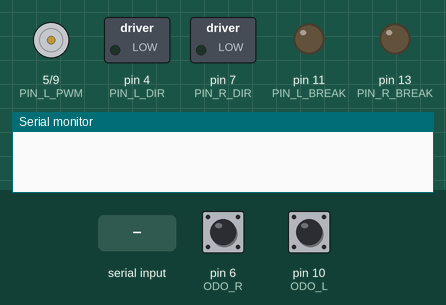
Bench run of a sketch on a simulated Arduino Uno, built with avr-gcc and run on an emulated ATmega328P. On the bench: motor-driver pin pairs drawn as motors (green arrow = first pin HIGH = forward, orange = second pin HIGH = backward, longer = more drive), switched loads named in the sketch (green lamp = pin HIGH), output pins drawn as LEDs (lit = HIGH), the last lines printed to the serial monitor. The test bench sets the inputs (shaded band); at power-on: pin 6 (ODO_R) HIGH, pin 10 (ODO_L) HIGH.

Above: at 0.1 s.
At 1.2 s:
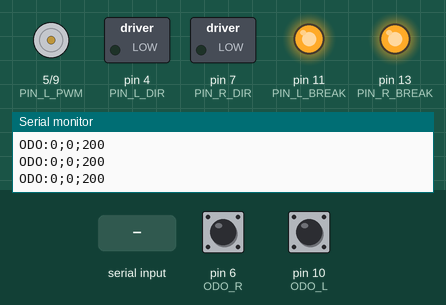
1.3 s: "CMD:;45\n" received over Serial
At 1.6 s:
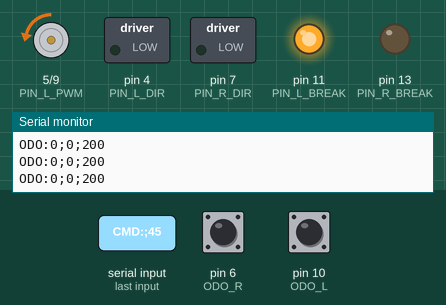
Timing chart, 0 to 4.3 s (numbered marks = the images above; inputs shaded):
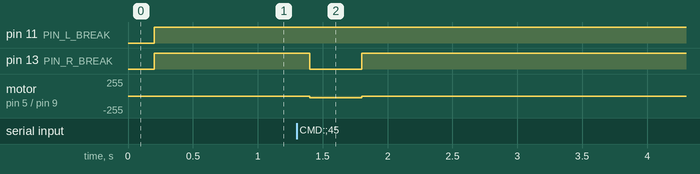

Measured:
- after the input at 1.3 s, pin 13 (PIN_R_BREAK): HIGH → LOW after 0.10 s, → HIGH 0.40 s later; motor on pin 5 (PIN_L_PWM) / pin 9 (PIN_R_PWM): stopped → backward 28/255 after 0.10 s, → stopped 0.40 s later

The sketch:

odometry_new.ino
```cpp
#include <PinChangeInterrupt.h>

// --- PINOS MOTORES ---
#define PIN_L_DIR   4
#define PIN_L_PWM   5
#define PIN_L_BREAK 11
#define PIN_R_DIR   7
#define PIN_R_PWM   9
#define PIN_R_BREAK 13

// --- PINOS ODOMETRIA ---
#define ODO_L   10  // canal B esquerda (direção)
#define ODO_R   6   // canal B direita  (direção)
#define ODO_A_L 2   // canal A esquerda (contagem)
#define ODO_A_R 3   // canal A direita  (contagem)

// --- PARÂMETROS FÍSICOS (CALIBRADOS) ---
// 12.95 pulsos mecânicos por revolução; quadratura 4x → 51.8 pulsos efetivos.
// METROS_POR_PULSO usado no controlador interno de velocidade (Arduino).
const float METROS_POR_PULSO = 0.165 * 3.14159 / (12.95 * 4.0);

// --- POTÊNCIA ---
const int MAX_PWM = 28;
const int MIN_PWM = 13;

// --- TRIM — ajuste para andar em linha reta ---
// Robô deriva ESQUERDA → TRIM_ESQ > 0 (mais PWM no motor esquerdo)
// Robô deriva DIREITA  → TRIM_ESQ < 0 ou TRIM_DIR > 0
// Passo de ajuste sugerido: 0.02 por vez
const float TRIM_ESQ = 0.07;
const float TRIM_DIR = 0.0;

// --- ODOMETRIA ---
volatile long pulsosEsq = 0;
volatile long pulsosDir = 0;
long pulsosEsqAnt = 0;
long pulsosDirAnt = 0;
unsigned long tempoAnterior = 0;

// --- CONTROLE DE VELOCIDADE (controlador I) ---
const float KP     = 4.0;
const unsigned long CTRL_INTERVAL_MS = 200;

float velEsq   = 0.0;
float velDir   = 0.0;
float pwmEsq   = 0.0;
float pwmDir   = 0.0;

// --- COMANDOS ROS ---
float setPointEsq = 0.0;
float setPointDir = 0.0;
unsigned long lastCmdTime = 0;
const unsigned long CMD_TIMEOUT_MS = 500;

void setup() {
  Serial.begin(115200);

  pinMode(PIN_L_DIR,   OUTPUT);
  pinMode(PIN_R_DIR,   OUTPUT);
  pinMode(PIN_L_BREAK, OUTPUT);
  pinMode(PIN_R_BREAK, OUTPUT);

  pinMode(ODO_L,   INPUT_PULLUP);
  pinMode(ODO_R,   INPUT_PULLUP);
  pinMode(ODO_A_L, INPUT_PULLUP);
  pinMode(ODO_A_R, INPUT_PULLUP);

  // Quadratura 4x: CHANGE em canal A e canal B de cada encoder.
  attachPinChangeInterrupt(digitalPinToPCINT(ODO_A_L), countEsqA, CHANGE);
  attachPinChangeInterrupt(digitalPinToPCINT(ODO_L),   countEsqB, CHANGE);
  attachPinChangeInterrupt(digitalPinToPCINT(ODO_A_R), countDirA, CHANGE);
  attachPinChangeInterrupt(digitalPinToPCINT(ODO_R),   countDirB, CHANGE);
}

void loop() {
  // --- LEITURA SERIAL (ROS → Arduino) ---
  while (Serial.available() > 0) {
    String input = Serial.readStringUntil('\n');
    if (input.startsWith("CMD:")) {
      int sep = input.indexOf(';', 4);
      if (sep != -1) {
        setPointEsq = input.substring(4, sep).toFloat();
        setPointDir = input.substring(sep + 1).toFloat();
        lastCmdTime = millis();
        if (abs(setPointEsq) < 0.001 && abs(setPointDir) < 0.001) {
          pwmEsq = 0.0;
          pwmDir = 0.0;
          moveMotor(0, 0);
        }
      }
    }
  }

  // --- WATCHDOG: para se ROS parar de enviar ---
  if (millis() - lastCmdTime >= CMD_TIMEOUT_MS) {
    setPointEsq = 0.0;
    setPointDir = 0.0;
    pwmEsq      = 0.0;
    pwmDir      = 0.0;
  }

  // --- CICLO DE CONTROLE + ODOMETRIA ---
  unsigned long agora  = millis();
  unsigned long dt_ms  = agora - tempoAnterior;

  if (dt_ms >= CTRL_INTERVAL_MS) {
    float dt_s = dt_ms * 0.001f;

    noInterrupts();
    long pEsq = pulsosEsq;
    long pDir = pulsosDir;
    interrupts();

    long dEsq = pEsq - pulsosEsqAnt;
    long dDir = pDir - pulsosDirAnt;
    pulsosEsqAnt = pEsq;
    pulsosDirAnt = pDir;

    // Velocidade medida (esquerda negada: encoder conta invertido)
    velEsq = -(dEsq * METROS_POR_PULSO) / dt_s;
    velDir =  (dDir * METROS_POR_PULSO) / dt_s;

    if (abs(setPointEsq) < 0.001) {
      pwmEsq = 0.0;
    } else {
      pwmEsq += (setPointEsq - velEsq) * KP;
      pwmEsq  = constrain(pwmEsq, -100.0, 100.0);
    }

    if (abs(setPointDir) < 0.001) {
      pwmDir = 0.0;
    } else {
      pwmDir += (setPointDir - velDir) * KP;
      pwmDir  = constrain(pwmDir, -100.0, 100.0);
    }

    Serial.print("ODO:");
    Serial.print(pEsq); Serial.print(";");
    Serial.print(pDir); Serial.print(";");
    Serial.println(dt_ms);

    moveMotor((int)pwmDir, (int)pwmEsq);
    tempoAnterior = agora;
  }
}

void moveMotor(int velD, int velE) {
  if (abs(velE) < 5) velE = 0;
  if (abs(velD) < 5) velD = 0;

  int magE = constrain((int)(abs(velE) * (1.0 + TRIM_ESQ)), 0, 100);
  int magD = constrain((int)(abs(velD) * (1.0 + TRIM_DIR)), 0, 100);

  if (magE != 0) {
    int pwmE = map(magE, 5, 100, MIN_PWM, MAX_PWM);
    digitalWrite(PIN_L_BREAK, LOW);
    digitalWrite(PIN_L_DIR,   velE > 0);
    analogWrite(PIN_L_PWM, pwmE);
  } else {
    digitalWrite(PIN_L_BREAK, HIGH);
    analogWrite(PIN_L_PWM, 0);
  }

  if (magD != 0) {
    int pwmD = map(magD, 5, 100, MIN_PWM, MAX_PWM);
    digitalWrite(PIN_R_BREAK, LOW);
    digitalWrite(PIN_R_DIR,   velD < 0);
    analogWrite(PIN_R_PWM, pwmD);
  } else {
    digitalWrite(PIN_R_BREAK, HIGH);
    analogWrite(PIN_R_PWM, 0);
  }
}

// --- QUADRATURA 4x: canal A e canal B como interrupção (CHANGE) ---
// Lógica derivada de odometrypulse-malha: ODO_L/ODO_R definem direção.
// countEsqA/countDirA: acionadas por qualquer borda do canal A.
// countEsqB/countDirB: acionadas por qualquer borda do canal B.

void countEsqA() {
  bool a = digitalRead(ODO_A_L);
  bool b = digitalRead(ODO_L);
  if (a ^ b) pulsosEsq++; else pulsosEsq--;
}

void countEsqB() {
  bool a = digitalRead(ODO_A_L);
  bool b = digitalRead(ODO_L);
  if (a == b) pulsosEsq++; else pulsosEsq--;
}

void countDirA() {
  bool a = digitalRead(ODO_A_R);
  bool b = digitalRead(ODO_R);
  if (a ^ b) pulsosDir++; else pulsosDir--;
}

void countDirB() {
  bool a = digitalRead(ODO_A_R);
  bool b = digitalRead(ODO_R);
  if (a == b) pulsosDir++; else pulsosDir--;
}
```
